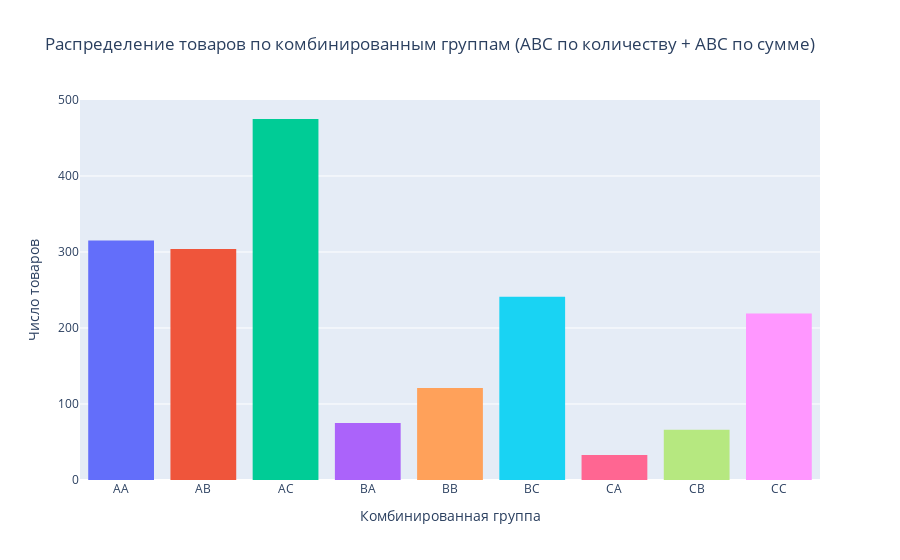

Notebook code for this chart:
### Markdown cell above
**На графике показано, сколько товаров попало в каждую из возможных комбинаций групп (например, AA, AB, BC и т.д.).**

### Code cell
order = ['AA', 'AB', 'AC', 'BA', 'BB', 'BC', 'CA', 'CB', 'CC']

fig = px.histogram(
    result,
    x='abc_combo',
    color='abc_combo',
    category_orders={'abc_combo': order},
    title='Распределение товаров по комбинированным группам (ABC по количеству + ABC по сумме)',
    labels={'abc_combo': 'Комбинированная группа', 'count': 'Число товаров'},
    height=550
)
fig.update_layout(showlegend=False)
fig.update_yaxes(title_text='Число товаров')
fig.show()

### Figure 1 — Plotly figure (JSON) as saved in the notebook; plotly's stock layout.template omitted (floating-point values rounded to 4 significant figures; data arrays with more than 128 entries replaced by an {"elided": "..."} marker saying what was removed)
{"data": [{"alignmentgroup": "True", "bingroup": "x", "hovertemplate": "Комбинированная группа=%{x}<br>count=%{y}<extra></extra>", "legendgroup": "AA", "marker": {"color": "#636efa", "pattern": {"shape": ""}}, "name": "AA", "offsetgroup": "AA", "orientation": "v", "showlegend": true, "type": "histogram", "x": {"elided": "315 str values"}, "xaxis": "x", "yaxis": "y"}, {"alignmentgroup": "True", "bingroup": "x", "hovertemplate": "Комбинированная группа=%{x}<br>count=%{y}<extra></extra>", "legendgroup": "AB", "marker": {"color": "#EF553B", "pattern": {"shape": ""}}, "name": "AB", "offsetgroup": "AB", "orientation": "v", "showlegend": true, "type": "histogram", "x": {"elided": "304 str values"}, "xaxis": "x", "yaxis": "y"}, {"alignmentgroup": "True", "bingroup": "x", "hovertemplate": "Комбинированная группа=%{x}<br>count=%{y}<extra></extra>", "legendgroup": "AC", "marker": {"color": "#00cc96", "pattern": {"shape": ""}}, "name": "AC", "offsetgroup": "AC", "orientation": "v", "showlegend": true, "type": "histogram", "x": {"elided": "475 str values"}, "xaxis": "x", "yaxis": "y"}, {"alignmentgroup": "True", "bingroup": "x", "hovertemplate": "Комбинированная группа=%{x}<br>count=%{y}<extra></extra>", "legendgroup": "BA", "marker": {"color": "#ab63fa", "pattern": {"shape": ""}}, "name": "BA", "offsetgroup": "BA", "orientation": "v", "showlegend": true, "type": "histogram", "x": ["BA", "BA", "BA", "BA", "BA", "BA", "BA", "BA", "BA", "BA", "BA", "BA", "BA", "BA", "BA", "BA", "BA", "BA", "BA", "BA", "BA", "BA", "BA", "BA", "BA", "BA", "BA", "BA", "BA", "BA", "BA", "BA", "BA", "BA", "BA", "BA", "BA", "BA", "BA", "BA", "BA", "BA", "BA", "BA", "BA", "BA", "BA", "BA", "BA", "BA", "BA", "BA", "BA", "BA", "BA", "BA", "BA", "BA", "BA", "BA", "BA", "BA", "BA", "BA", "BA", "BA", "BA", "BA", "BA", "BA", "BA", "BA", "BA", "BA", "BA"], "xaxis": "x", "yaxis": "y"}, {"alignmentgroup": "True", "bingroup": "x", "hovertemplate": "Комбинированная группа=%{x}<br>count=%{y}<extra></extra>", "legendgroup": "BB", "marker": {"color": "#FFA15A", "pattern": {"shape": ""}}, "name": "BB", "offsetgroup": "BB", "orientation": "v", "showlegend": true, "type": "histogram", "x": ["BB", "BB", "BB", "BB", "BB", "BB", "BB", "BB", "BB", "BB", "BB", "BB", "BB", "BB", "BB", "BB", "BB", "BB", "BB", "BB", "BB", "BB", "BB", "BB", "BB", "BB", "BB", "BB", "BB", "BB", "BB", "BB", "BB", "BB", "BB", "BB", "BB", "BB", "BB", "BB", "BB", "BB", "BB", "BB", "BB", "BB", "BB", "BB", "BB", "BB", "BB", "BB", "BB", "BB", "BB", "BB", "BB", "BB", "BB", "BB", "BB", "BB", "BB", "BB", "BB", "BB", "BB", "BB", "BB", "BB", "BB", "BB", "BB", "BB", "BB", "BB", "BB", "BB", "BB", "BB", "BB", "BB", "BB", "BB", "BB", "BB", "BB", "BB", "BB", "BB", "BB", "BB", "BB", "BB", "BB", "BB", "BB", "BB", "BB", "BB", "BB", "BB", "BB", "BB", "BB", "BB", "BB", "BB", "BB", "BB", "BB", "BB", "BB", "BB", "BB", "BB", "BB", "BB", "BB", "BB", "BB"], "xaxis": "x", "yaxis": "y"}, {"alignmentgroup": "True", "bingroup": "x", "hovertemplate": "Комбинированная группа=%{x}<br>count=%{y}<extra></extra>", "legendgroup": "BC", "marker": {"color": "#19d3f3", "pattern": {"shape": ""}}, "name": "BC", "offsetgroup": "BC", "orientation": "v", "showlegend": true, "type": "histogram", "x": {"elided": "241 str values"}, "xaxis": "x", "yaxis": "y"}, {"alignmentgroup": "True", "bingroup": "x", "hovertemplate": "Комбинированная группа=%{x}<br>count=%{y}<extra></extra>", "legendgroup": "CA", "marker": {"color": "#FF6692", "pattern": {"shape": ""}}, "name": "CA", "offsetgroup": "CA", "orientation": "v", "showlegend": true, "type": "histogram", "x": ["CA", "CA", "CA", "CA", "CA", "CA", "CA", "CA", "CA", "CA", "CA", "CA", "CA", "CA", "CA", "CA", "CA", "CA", "CA", "CA", "CA", "CA", "CA", "CA", "CA", "CA", "CA", "CA", "CA", "CA", "CA", "CA", "CA"], "xaxis": "x", "yaxis": "y"}, {"alignmentgroup": "True", "bingroup": "x", "hovertemplate": "Комбинированная группа=%{x}<br>count=%{y}<extra></extra>", "legendgroup": "CB", "marker": {"color": "#B6E880", "pattern": {"shape": ""}}, "name": "CB", "offsetgroup": "CB", "orientation": "v", "showlegend": true, "type": "histogram", "x": ["CB", "CB", "CB", "CB", "CB", "CB", "CB", "CB", "CB", "CB", "CB", "CB", "CB", "CB", "CB", "CB", "CB", "CB", "CB", "CB", "CB", "CB", "CB", "CB", "CB", "CB", "CB", "CB", "CB", "CB", "CB", "CB", "CB", "CB", "CB", "CB", "CB", "CB", "CB", "CB", "CB", "CB", "CB", "CB", "CB", "CB", "CB", "CB", "CB", "CB", "CB", "CB", "CB", "CB", "CB", "CB", "CB", "CB", "CB", "CB", "CB", "CB", "CB", "CB", "CB", "CB"], "xaxis": "x", "yaxis": "y"}, {"alignmentgroup": "True", "bingroup": "x", "hovertemplate": "Комбинированная группа=%{x}<br>count=%{y}<extra></extra>", "legendgroup": "CC", "marker": {"color": "#FF97FF", "pattern": {"shape": ""}}, "name": "CC", "offsetgroup": "CC", "orientation": "v", "showlegend": true, "type": "histogram", "x": {"elided": "219 str values"}, "xaxis": "x", "yaxis": "y"}], "layout": {"autosize": true, "barmode": "relative", "legend": {"title": {"text": "Комбинированная группа"}, "tracegroupgap": 0}, "showlegend": false, "title": {"text": "Распределение товаров по комбинированным группам (ABC по количеству + ABC по сумме)"}, "xaxis": {"anchor": "y", "autorange": true, "categoryarray": ["AA", "AB", "AC", "BA", "BB", "BC", "CA", "CB", "CC"], "categoryorder": "array", "domain": [0, 1], "range": [-0.5, 8.5], "title": {"text": "Комбинированная группа"}, "type": "category"}, "yaxis": {"anchor": "x", "autorange": true, "domain": [0, 1], "range": [0, 500], "title": {"text": "Число товаров"}}}}
